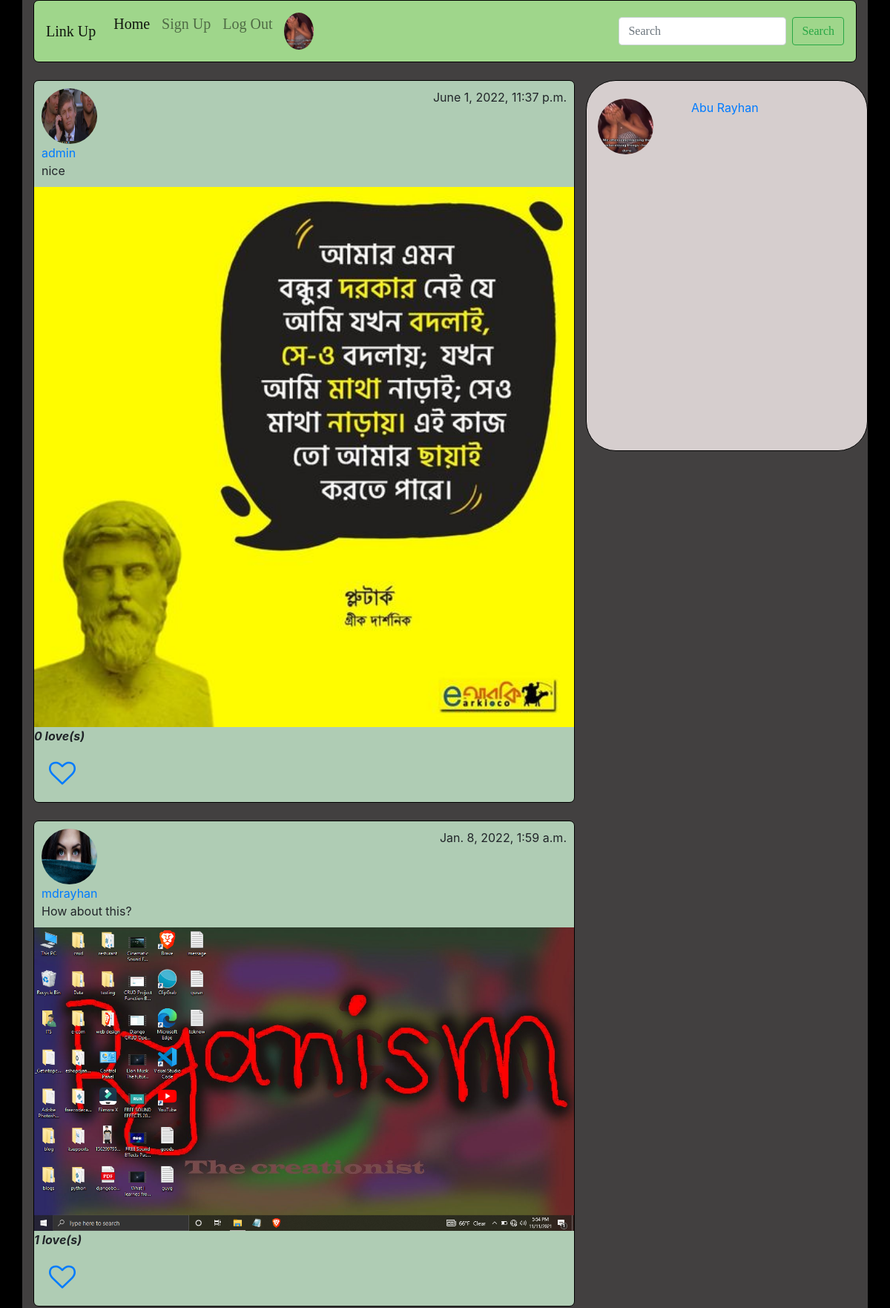
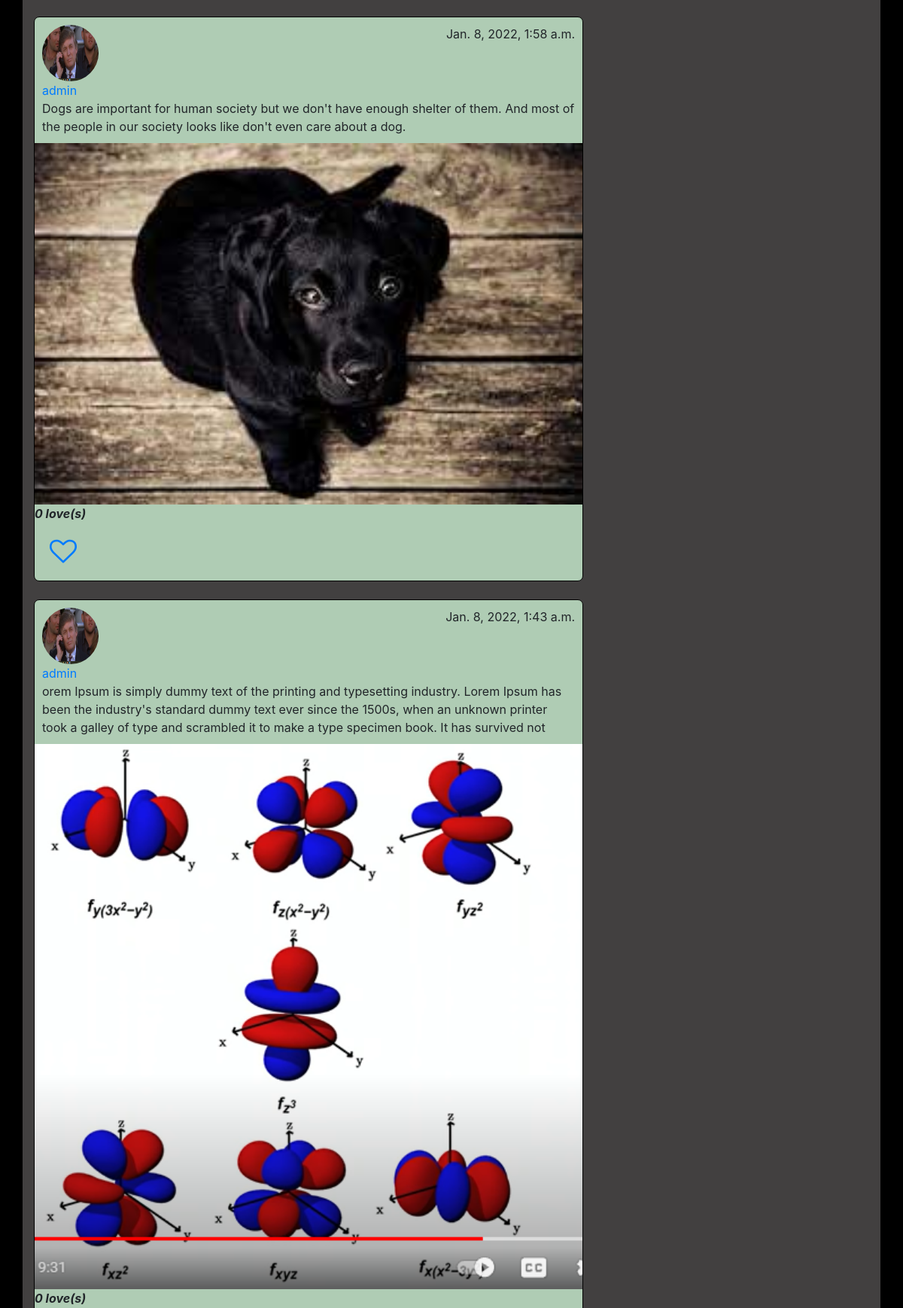
Screenshot of / (signed in, upper part) with the database file from the repository (2 pictures, top to bottom).
### App_login/models.py (models this page shows)
class UserProfile(models.Model):
    user = models.OneToOneField(User, on_delete=models.CASCADE, related_name='user_profile')
    profile_pic = models.ImageField(upload_to='media/profile_pics', blank=True)
    description = models.TextField(blank=True)
    full_name = models.CharField(max_length=264, blank=True)
    dob = models.DateField(blank=True, null=True)
    website = models.URLField(blank=True)
    facebook = models.URLField(blank=True)

### App_post/models.py (models this page shows, shortened)
class Posts(models.Model):
    author=models.ForeignKey(User,on_delete=models.CASCADE,related_name='post')
    image= models.ImageField(upload_to='post_images',blank=False)
    caption=models.CharField(max_length=264,blank=True)
    upload_date=models.DateTimeField(auto_now_add=True)
    update_date=models.DateTimeField(auto_now=True)
    class Meta:
        ordering =['-upload_date']

### App_post/views.py (the view)
# urls.py: path('',views.home,name="home"),
def home(request):
    following_list = Follow.objects.filter(follower=request.user)
    posts=Posts.objects.filter(author__in=following_list.values_list('following'))
    liked_post=Like.objects.filter(user=request.user)
    liked_post_list=liked_post.values_list('post',flat=True)
    print(liked_post)
    if request.method == "GET":
        search= request.GET.get('search',' ')
        result = User.objects.filter(username__icontains=search)#i am using this contains key to get related name user.
    return render(request,'index.html',context={'result':result,'search':search,'following_list':following_list,'posts':posts,'like_post':liked_post_list})

### templates/index.html (shortened to what this page needs)
{% extends 'base.html' %}
{% block content %}
    {% if search %}
    <br>
    {% endif %}
    <div class="row">
        <div class="col-sm-8">
        {% for post in posts %}
        <div style="border:1px solid black; background-color:#afccb4; border-radius:7px;" class="">
            <div style="padding:10px;">
        {% if post.author.user_profile.profile_pic %}
            <img src="/media/{{post.author.user_profile.profile_pic}}" width="75px" height="75px" class="rounded-circle"><nav class="float-right">{{post.upload_date}}</nav>
            {% else %}
            <img src="/media/default.png" width="75px" height="75px" class="rounded-circle"><div class="float-right">{{post.upload_date}}</div>
            {% endif %}<br>
            <a href="{% url 'viewprofile' username=post.author %}">{{post.author}}</a><br>
            {{post.caption}}
            </div>
            <img src="/media/{{post.image}}" width="100%">
            <i><b>{{ post.like_post.count}} love(s)</i></b>
            <div style="padding:20px;">
                {% if post.pk in like_post %}
                <a href="{% url 'unliked' pk=post.pk %}"><i class="fa fa-heart" style="font-size:36px;"></i></a>
                {% else %}
                <a href="{% url 'liked' pk=post.pk %}"><i class="fa fa-heart-o" style="font-size:36px;"></i></a>
                {% endif %}
            </div>
        </div><br>
        {% endfor %}
        </div>
        <div class="col-sm-4 " style="background-color:#d6cece; height:500px; border:1px solid black; border-radius:40px ">
            <div class="row">
               <div class="col-sm-4"><br>
                    {% if user.user_profile.profile_pic %}
                    <a href="{% url 'profile' %}"><img src="/media/{{user.user_profile.profile_pic}}" width="75px" height="75px" class="rounded-circle"></a>
                    {% else %}
                    <a href="{% url 'profile' %}"><img src="/media/default.png" width="75px" height="75px" class="rounded-circle"></a>
                    {% endif %}
                </div>
                <div class="col-sm-8"><br>
                    <a href="{% url 'profile' %}">{{user.user_profile.full_name}}</a>
                </div>
            </div>
        </div>
    </div>
</div>
{% endblock content %}

### templates/navbar.html (shortened to what this page needs)
<nav class="navbar navbar-expand-lg navbar-light " style="background-color:#9fd68b; border:1px solid black; border-radius:7px">
  <a class="navbar-brand" href="/">Link Up</a>
  <div class="collapse navbar-collapse" id="navbarSupportedContent">
    <ul class="navbar-nav mr-auto">
      <li class="nav-item active">
        <a class="nav-link" href="/">Home <span class="sr-only">(current)</span></a>
      </li>
      <a class="nav-item nav-link text-succes" href="{% url 'App_login:authsignup' %}">Sign Up</a>
        {% if user.is_authenticated %}
        <a class="nav-item nav-link" href="{% url 'App_login:authlogout' %}">Log Out</a>
        {% else %}
        <a class="nav-item nav-link" href="{% url 'App_login:authlogin' %}">Log In</a>
        {% endif %}
        {% if user.user_profile.profile_pic %}
        <a class="nav-item nav-link" href="{% url 'profile' %}"><img src="{{user.user_profile.profile_pic.url}}" width="40px" height="50px" class="rounded-circle"></a>
        {% else %}
        <a class="nav-item nav-link" href="{% url 'profile' %}"><img src="/media/default.png.url" height="50px" width="40px"></a>
        {% endif %}
    </ul>
    <form class="form-inline my-2 my-lg-0" method="GET">
      <input class="form-control mr-sm-2" type="search" name="search" placeholder="Search" aria-label="Search">
      <button class="btn btn-outline-success my-2 my-sm-0" type="submit">Search</button>
    </form>
  </div>
</nav>

### templates/base.html (style rules this page uses)
body { background-color:black; }
.navbar { font-family:'Comic Sans MS'; font-size:20px; }

### rows the page displays
Posts: author.user_profile.profile_pic (picture), upload_date "June 1, 2022, 11:37 p.m.", author "admin", caption "nice", image (picture), like_post.count "0"
Posts: author.user_profile.profile_pic (picture), upload_date "Jan. 8, 2022, 1:59 a.m.", author "mdrayhan", caption "How about this?", image (picture), like_post.count "1"
Posts: author.user_profile.profile_pic (picture), upload_date "Jan. 8, 2022, 1:58 a.m.", author "admin", caption "Dogs are important for human society but we don't have enough shelter of them. And most of the people in our society looks like don't even care about a dog.", image (picture), like_post.count "0"
Posts: author.user_profile.profile_pic (picture), upload_date "Jan. 8, 2022, 1:43 a.m.", author "admin", caption "orem Ipsum is simply dummy text of the printing and typesetting industry. Lorem Ipsum has been the industry's standard dummy text ever since the 1500s, when an unknown printer took a galley of type and scrambled it to make a type specimen book. It has survived not", image (picture), like_post.count "0"

### other values shown
{{ user.user_profile.full_name }} "Abu Rayhan"
